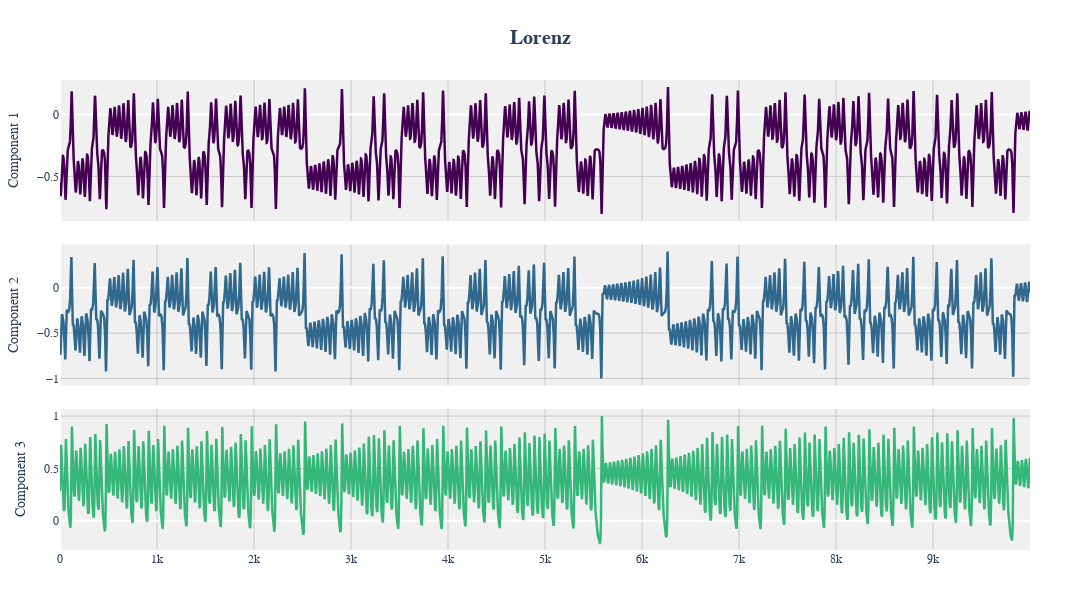

The cell this chart's notebook holds for it:
### Code cell
plot_components(Dataset, title= "Lorenz")

### Figure 1 — Plotly figure (JSON) as saved in the notebook; plotly's stock layout.template omitted (floating-point values rounded to 4 significant figures; data arrays with more than 128 entries replaced by an {"elided": "..."} marker saying what was removed)
{"data": [{"hoverinfo": "x+y", "line": {"color": "#440154", "width": 2.5}, "mode": "lines", "showlegend": false, "type": "scatter", "x": {"elided": "10000 int values"}, "xaxis": "x", "y": {"elided": "10000 float values"}, "yaxis": "y"}, {"hoverinfo": "x+y", "line": {"color": "#31688e", "width": 2.5}, "mode": "lines", "showlegend": false, "type": "scatter", "x": {"elided": "10000 int values"}, "xaxis": "x2", "y": {"elided": "10000 float values"}, "yaxis": "y2"}, {"hoverinfo": "x+y", "line": {"color": "#35b779", "width": 2.5}, "mode": "lines", "showlegend": false, "type": "scatter", "x": {"elided": "10000 int values"}, "xaxis": "x3", "y": {"elided": "10000 float values"}, "yaxis": "y3"}], "layout": {"font": {"family": "Arial", "size": 12}, "height": 600, "hovermode": "x unified", "margin": {"b": 50, "l": 50, "r": 50, "t": 80}, "paper_bgcolor": "white", "plot_bgcolor": "rgb(240, 240, 240)", "title": {"font": {"family": "Arial", "size": 20}, "text": "<b>Lorenz</b>", "x": 0.5, "xanchor": "center", "y": 0.95, "yanchor": "top"}, "width": 1080, "xaxis": {"anchor": "y", "domain": [0, 1], "gridcolor": "rgb(200, 200, 200)", "matches": "x3", "showgrid": true, "showticklabels": false}, "xaxis2": {"anchor": "y2", "domain": [0, 1], "gridcolor": "rgb(200, 200, 200)", "matches": "x3", "showgrid": true, "showticklabels": false}, "xaxis3": {"anchor": "y3", "domain": [0, 1], "gridcolor": "rgb(200, 200, 200)", "showgrid": true}, "yaxis": {"anchor": "x", "domain": [0.7, 1], "gridcolor": "rgb(200, 200, 200)", "showgrid": true, "title": {"text": "Component 1"}}, "yaxis2": {"anchor": "x2", "domain": [0.35, 0.65], "gridcolor": "rgb(200, 200, 200)", "showgrid": true, "title": {"text": "Component 2"}}, "yaxis3": {"anchor": "x3", "domain": [0, 0.3], "gridcolor": "rgb(200, 200, 200)", "showgrid": true, "title": {"text": "Component 3"}}}}
